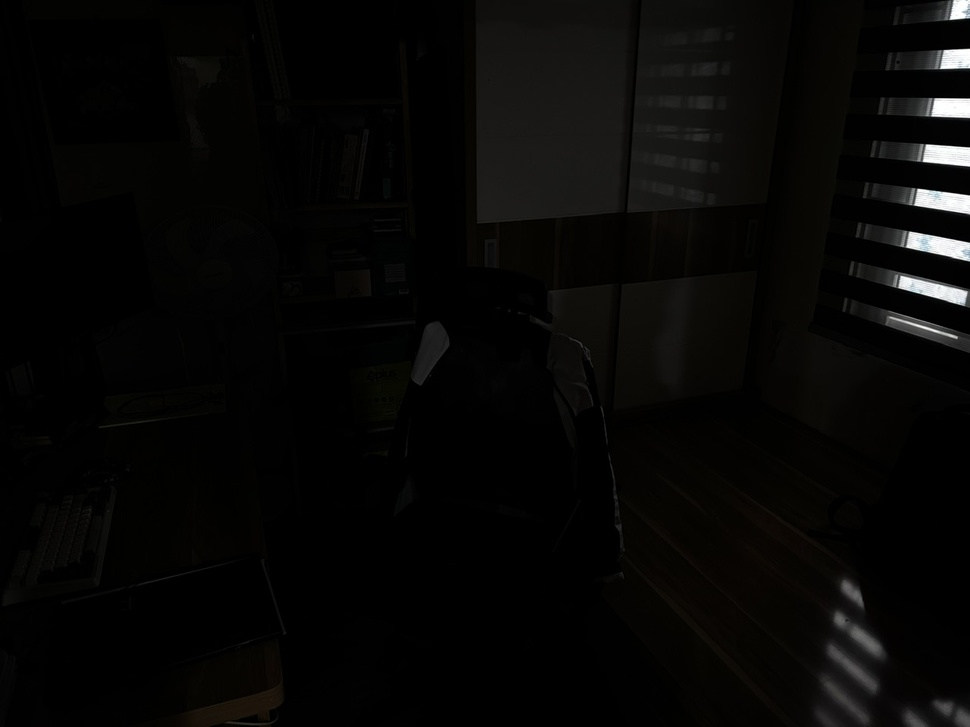
#> input picture data/dark.jpg, 970 x 727 px, shrunk from 1280 x 960 before the run, given in place of bright.mp4, which was not available
$ python retinex_temporal.py
#> lines starting #> are read from the running program, lines starting #| are printed output that depends on the picture; after the words box and inside, x2 and y2 are one past the last pixel; in counts of white or black regions, pixels touching at a corner belong together; pictures that were not available may be replaced by others from this repository, and a replacement may not be noted
import cv2
import numpy as np


def single_scale_retinex_L(
    L_8u: np.ndarray,
    sigma: float = 80.0,
    gain: float = 1.08,
    offset: float = 0.0,
    p_low: float = 5.0,
    p_high: float = 95.0
) -> np.ndarray:
    """
    Single-Scale Retinex on LAB L channel (uint8 -> uint8)
    Tuned to be conservative to reduce banding/posterization.
    """
    L = L_8u.astype(np.float32) / 255.0
    L = np.clip(L, 1e-6, 1.0)

    illum = cv2.GaussianBlur(L, (0, 0), sigmaX=sigma, sigmaY=sigma)
    illum = np.clip(illum, 1e-6, 1.0)

    R = np.log(L) - np.log(illum)

    lo, hi = np.percentile(R, (p_low, p_high))
    Rn = (R - lo) / (hi - lo + 1e-6)
    Rn = np.clip(Rn, 0.0, 1.0)

    out = gain * Rn + (offset / 255.0)
    out = np.clip(out, 0.0, 1.0)

    return (out * 255.0).astype(np.uint8)


def exposure_scale_from_mean(
    L_8u: np.ndarray,
    target_L: float = 98.0,      # lower => darker
    min_scale: float = 0.85,
    max_scale: float = 1.05      # clamp to avoid "heaven bright"
) -> float:
    mean = float(np.mean(L_8u))
    if mean < 1e-6:
        return 1.0
    s = target_L / mean
    s = max(min_scale, min(max_scale, s))
    return float(s)


def apply_scale(L_8u: np.ndarray, scale: float) -> np.ndarray:
    Lf = L_8u.astype(np.float32) * float(scale)
    return np.clip(Lf, 0, 255).astype(np.uint8)


def highlight_compress(L_8u: np.ndarray, strength: float = 0.60) -> np.ndarray:
    """
    Soft-knee highlight protection. strength=0 disables.
    Higher strength = more highlight compression (less washout).
    """
    if strength <= 1e-6:
        return L_8u
    x = L_8u.astype(np.float32) / 255.0
    x = np.clip(x, 0.0, 1.0)
    y = x / (x + strength * (1.0 - x) + 1e-6)
    return np.clip(y * 255.0, 0, 255).astype(np.uint8)


def denoise_chroma_lab(A_8u: np.ndarray, B_8u: np.ndarray, k: int = 3):
    """
    Median blur on chroma channels helps with 4:2:0 macroblock / chroma noise.
    Keep k small (3 or 5) to avoid color bleeding.
    """
    if k < 3:
        return A_8u, B_8u
    if k % 2 == 0:
        k += 1
    A2 = cv2.medianBlur(A_8u, k)
    B2 = cv2.medianBlur(B_8u, k)
    return A2, B2


def unsharp_mask_L(
    L_8u: np.ndarray,
    amount: float = 0.55,     # 0.3..0.8
    radius: float = 1.1,      # 0.8..2.0 (Gaussian sigma)
    threshold: float = 6.0    # increase to avoid sharpening blocks/noise
) -> np.ndarray:
    """
    Unsharp mask on luminance with thresholding to avoid amplifying compression blocks.
    """
    L = L_8u.astype(np.float32)
    blur = cv2.GaussianBlur(L, (0, 0), radius)
    detail = L - blur

    mask = (np.abs(detail) > threshold).astype(np.float32)
    sharp = L + amount * detail * mask

    return np.clip(sharp, 0, 255).astype(np.uint8)


def deband_L(L_8u: np.ndarray, sigma: float = 0.4) -> np.ndarray:
    """
    Tiny blur can reduce banding without killing edges (especially before sharpening).
    Set sigma=0 to disable.
    """
    if sigma <= 1e-6:
        return L_8u
    return cv2.GaussianBlur(L_8u, (0, 0), sigmaX=sigma, sigmaY=sigma)


def enhance_video(
    in_path: str,
    out_path: str,
    codec: str = "mp4v",

    # Retinex
    sigma_retinex: float = 80.0,
    gain_retinex: float = 1.08,
    offset_retinex: float = 0.0,
    p_low: float = 5.0,
    p_high: float = 95.0,

    target_L: float = 98.0,
    min_scale: float = 0.85,
    max_scale: float = 1.05,
    alpha_scale: float = 0.92,     # higher => steadier exposure

    # Highlight protection
    hl_strength: float = 0.60,

    # Chroma cleanup
    chroma_median_k: int = 3,

    # Deband + Sharpen (L only)
    deband_sigma: float = 0.4,
    sharp_amount: float = 0.55,
    sharp_radius: float = 1.1,
    sharp_threshold: float = 6.0,

    # Optional global denoise (slow)
    denoise: bool = False
):
#> called with out_path = 'debright.mp4', codec = 'mp4v', sigma_retinex = 140, gain_retinex = 1.01, offset_retinex = 0, p_low = 8, p_high = 86, target_L = 60
    cap = cv2.VideoCapture(in_path)
    if not cap.isOpened():
        raise RuntimeError(f"Cannot open video: {in_path}")

    fps = cap.get(cv2.CAP_PROP_FPS) or 30.0
    w = int(cap.get(cv2.CAP_PROP_FRAME_WIDTH))
    h = int(cap.get(cv2.CAP_PROP_FRAME_HEIGHT))

    writer = cv2.VideoWriter(out_path, cv2.VideoWriter_fourcc(*codec), fps, (w, h))
    if not writer.isOpened():
        cap.release()
        raise RuntimeError(f"Cannot open writer: {out_path}")

    ema_scale = None  # smooth only a scalar scale => NO tracer

    while True:
        ok, frame_bgr = cap.read()
#> frame_bgr is the input picture: shape (727, 970, 3); mean B, G, R 6, 7.1, 7.4
        if not ok:
            break

        if denoise:
            frame_bgr = cv2.fastNlMeansDenoisingColored(frame_bgr, None, 3, 3, 7, 21)

        lab = cv2.cvtColor(frame_bgr, cv2.COLOR_BGR2LAB)
#> lab: shape (727, 970, 3); mean of channels 0, 1, 2 6.1, 128, 128.6
        L, A, B = cv2.split(lab)

        # Retinex on luminance
        Lr = single_scale_retinex_L(
            L,
            sigma=sigma_retinex,
            gain=gain_retinex,
            offset=offset_retinex,
            p_low=p_low,
            p_high=p_high
        )
#> in single_scale_retinex_L, `illum = cv2.GaussianBlur(L, (0, 0), sigmaX=sigma, sigmaY=sigma)`:
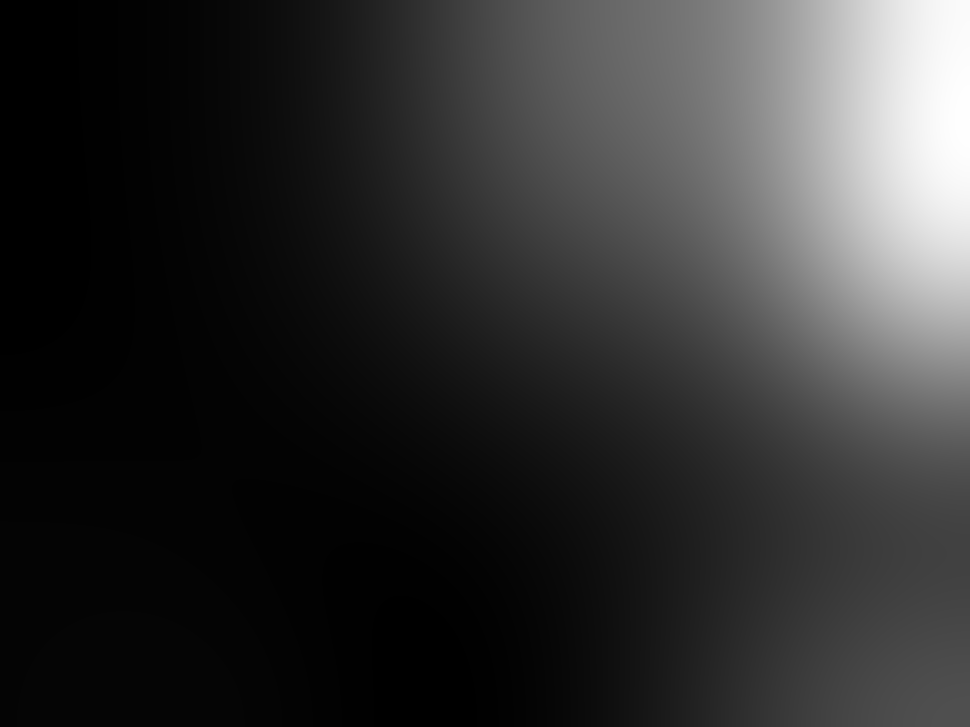
#> illum: shape (727, 970) float32; min 0.00359, max 0.111, mean 0.0241; drawn with min black and max white
#> in single_scale_retinex_L, `R = np.log(L) - np.log(illum)`:
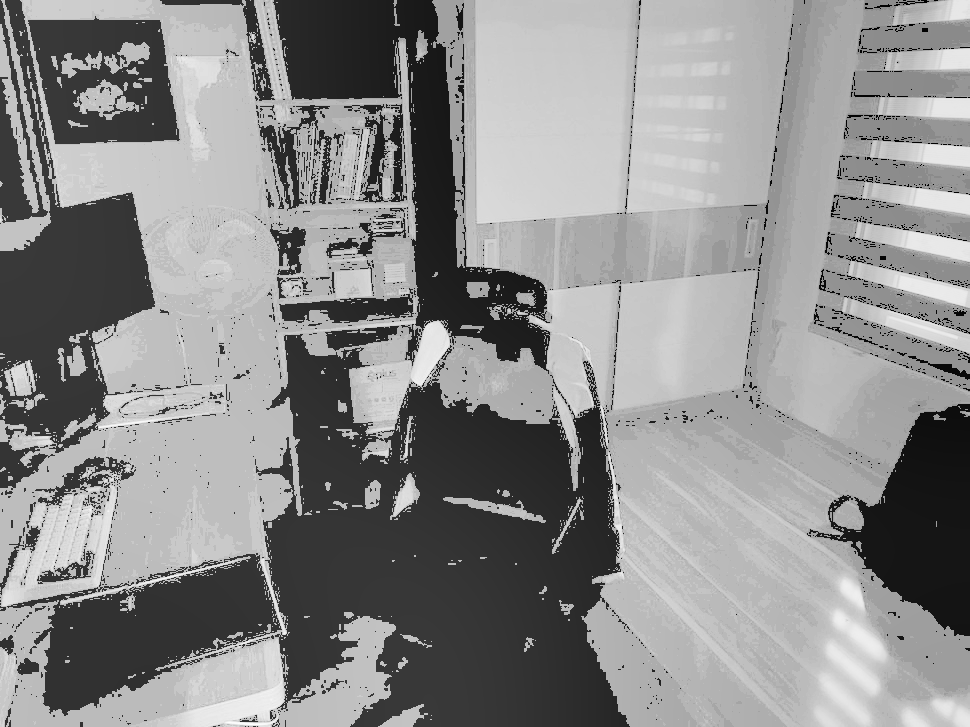
#> R: shape (727, 970) float32; min -11.62, max 3.63, mean -3.22; drawn with min black and max white
#> in single_scale_retinex_L, `lo, hi = np.percentile(R, (p_low, p_high))`: lo = -9.4; hi = 0.449
#> in single_scale_retinex_L, `Rn = np.clip(Rn, 0.0, 1.0)`:
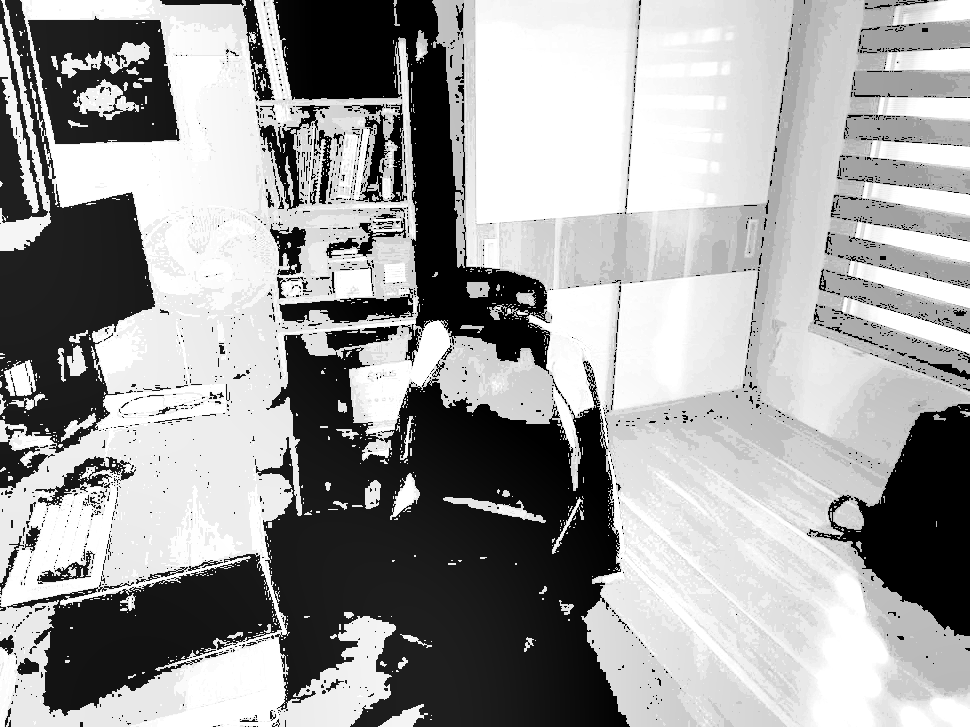
#> Rn: shape (727, 970) float32; min 0, max 1, mean 0.624

        #  Exposure guard: compute scale and smooth scale over time (NO ghosting)
        s = exposure_scale_from_mean(Lr, target_L=target_L, min_scale=min_scale, max_scale=max_scale)
#> in exposure_scale_from_mean, `mean = float(np.mean(L_8u))`: mean = 160.6
#> in exposure_scale_from_mean, `s = target_L / mean`: s = 0.374
#> in exposure_scale_from_mean, `s = max(min_scale, min(max_scale, s))`: s = 0.82
#> s = 0.82
        if ema_scale is None:
            ema_scale = s
#> ema_scale = 0.82
        else:
            ema_scale = alpha_scale * ema_scale + (1.0 - alpha_scale) * s

        Lx = apply_scale(Lr, ema_scale)

        Lx = highlight_compress(Lx, strength=hl_strength)

        Lx = deband_L(Lx, sigma=deband_sigma)

        A2, B2 = denoise_chroma_lab(A, B, k=chroma_median_k)

        Lx = unsharp_mask_L(Lx, amount=sharp_amount, radius=sharp_radius, threshold=sharp_threshold)
#> in unsharp_mask_L, `blur = cv2.GaussianBlur(L, (0, 0), radius)`:
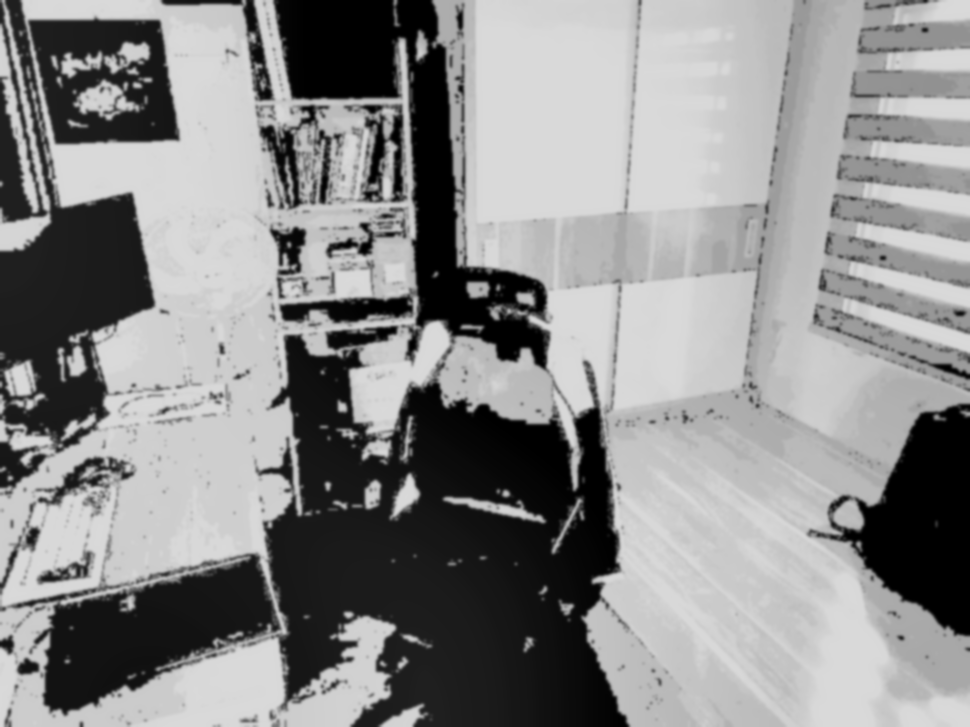
#> blur: shape (727, 970) float32; min 0, max 217, mean 139.3
#> in unsharp_mask_L, `detail = L - blur`:
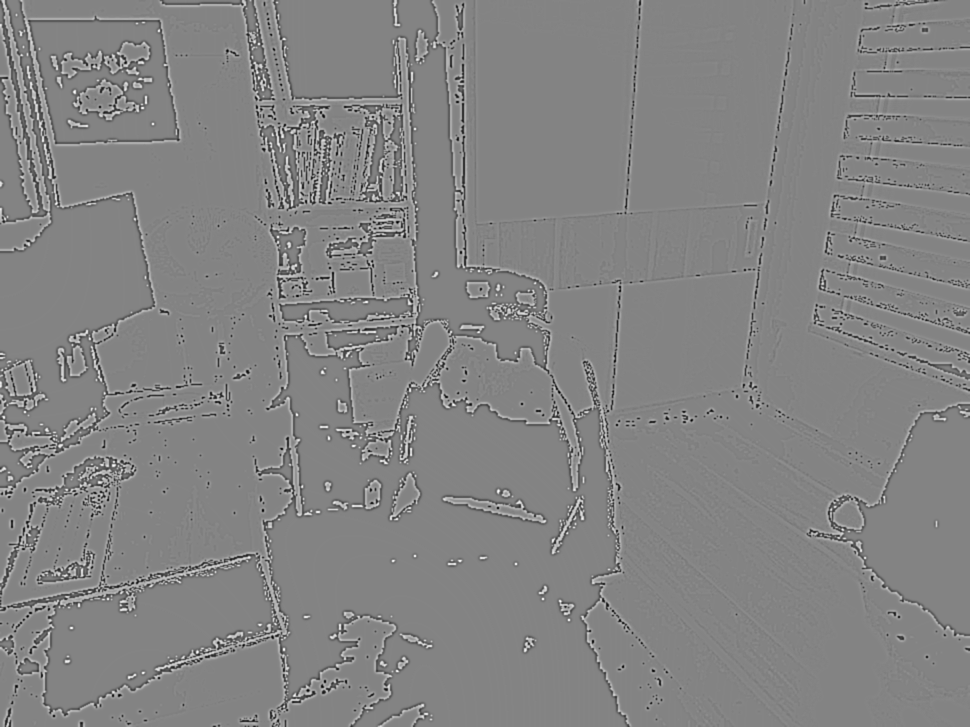
#> detail: shape (727, 970) float32; min -73.47, max 68.58, mean 0; drawn with min black and max white
#> in unsharp_mask_L, `mask = (np.abs(detail) > threshold).astype(np.float32)`:
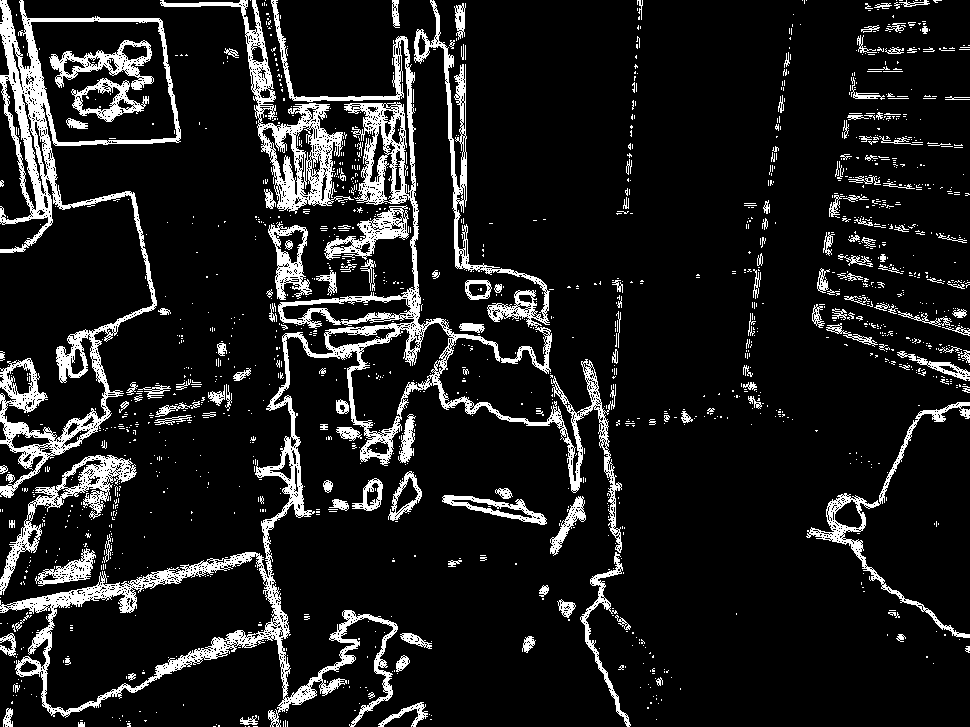
#> mask: shape (727, 970) float32; values 0 (black) and 1 (white), 11.5% white; 1521 white regions (1346 under 20 px), largest, box (x1, y1, x2, y2) and area: (0, 0, 622, 727) 29762, (0, 0, 181, 498) 13266, (160, 0, 354, 214) 5888

        out_lab = cv2.merge([Lx, A2, B2])
#> out_lab: shape (727, 970, 3); mean of channels 0, 1, 2 139.2, 128, 128.6
        out_bgr = cv2.cvtColor(out_lab, cv2.COLOR_LAB2BGR)

        writer.write(out_bgr)

    cap.release()
    writer.release()


# [41 lines of commented-out code are left out]

if __name__ == "__main__":
    enhance_video(
        in_path=r"D:\WORK\Python\CV\video_enhancer\data\bright.mp4",
        out_path="debright.mp4",

        target_L=60.0,          # darker target → real debright
        min_scale=0.82,         # allow stronger exposure reduction
        max_scale=1.00,         # NEVER brighten
        alpha_scale=0.96,       # strong temporal stability

        sigma_retinex=140.0,    # large → remove lighting, not texture
        gain_retinex=1.015,    # ultra-safe (prevents halos/banding)
        offset_retinex=0.0,
        p_low=8.0,              # avoid gray blacks
        p_high=86.0,            # compress highlights

        hl_strength=0.78,       # strong highlight roll-off

        chroma_median_k=3,      # suppress Retinex chroma noise

        deband_sigma=0.8,       # important for skies & walls

        sharp_amount=0.25,      # reduce ringing
        sharp_radius=1.2,
        sharp_threshold=12.0,

        denoise=False           # enable only if source is very noisy
    )
